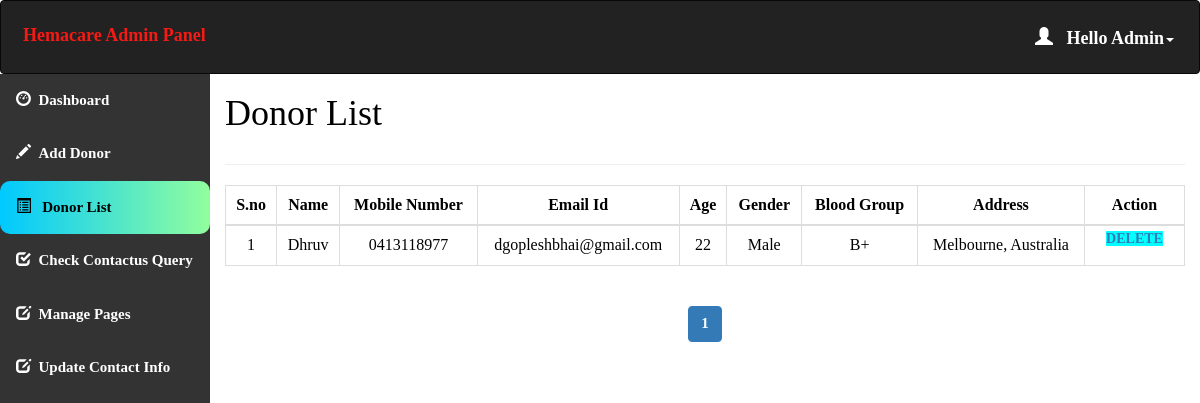
The page /admin/donor_list.php (signed in) on the database its author committed.
### tables this page shows
CREATE TABLE `donor_details` (
  `donor_id` int(11) NOT NULL,
  `donor_name` varchar(50) NOT NULL,
  `donor_number` varchar(10) NOT NULL,
  `donor_mail` varchar(50) DEFAULT NULL,
  `donor_age` int(60) NOT NULL,
  `donor_gender` varchar(10) NOT NULL,
  `donor_blood` varchar(10) NOT NULL,
  `donor_address` varchar(100) NOT NULL
);

CREATE TABLE `blood` (
  `blood_id` int(11) NOT NULL,
  `blood_group` varchar(10) NOT NULL
);

### admin/donor_list.php (the view, shortened to what this page needs)
<html>
<head>
  <link rel="stylesheet" href="https://maxcdn.bootstrapcdn.com/bootstrap/3.4.1/css/bootstrap.min.css">
</head>
<?php
include 'conn.php';
  if (isset($_SESSION['loggedin']) && $_SESSION['loggedin'] == true) {
  ?>
<body style="color:black">
<div id="header">
<?php include 'header.php';
?>
</div>
<div id="sidebar">
<?php $active="list"; include 'sidebar.php'; ?>
</div>
<div id="content" >
  <div class="content-wrapper">
    <div class="container-fluid">
      <div class="row">
        <div class="col-md-12 lg-12 sm-12">
          <h1 class="page-title">Donor List</h1>
        </div>
      </div>
      <hr>
      <?php
        include 'conn.php';
        $limit = 10;
        if(isset($_GET['page'])){
          $page = $_GET['page'];
        }else{
          $page = 1;
        }
        $offset = ($page - 1) * $limit;
        $count=$offset+1;
        $sql= "select * from donor_details join blood where donor_details.donor_blood=blood.blood_id LIMIT {$offset},{$limit}";
        $result=mysqli_query($conn,$sql);
        if(mysqli_num_rows($result)>0)   {
       ?>
       <div class="table-responsive">
      <table class="table table-bordered" style="text-align:center">
          <thead style="text-align:center">
          <th style="text-align:center">S.no</th>
          <th style="text-align:center">Name</th>
          <th style="text-align:center">Mobile Number</th>
          <th style="text-align:center">Email Id</th>
          <th style="text-align:center">Age</th>
          <th style="text-align:center">Gender</th>
          <th style="text-align:center">Blood Group</th>
          <th style="text-align:center">Address</th>
          <th style="text-align:center">Action</th>
          </thead>
          <tbody>
            <?php
            while($row = mysqli_fetch_assoc($result)) { ?>
          <tr>
                  <td><?php echo $count++; ?></td>
                  <td><?php echo $row['donor_name']; ?></td>
                  <td><?php echo $row['donor_number']; ?></td>
                  <td><?php echo $row['donor_mail']; ?></td>
                  <td><?php echo $row['donor_age']; ?></td>
                  <td><?php echo $row['donor_gender']; ?></td>
                    <td><?php echo $row['blood_group']; ?></td>
                    <td><?php echo $row['donor_address']; ?></td>
                    <td id="he" style="width:100px">
                    <a style="background-color:aqua" href='delete.php?id=<?php echo $row['donor_id']; ?>'> Delete </a>
                </td>
              </tr>
            <?php } ?>
          </tbody>
      </table>
    </div>
    <?php } ?>
<div class="table-responsive"style="text-align:center;align:center">
    <?php
    $sql1 = "SELECT * FROM donor_details";
    $result1 = mysqli_query($conn, $sql1) or die("Query Failed.");
    if(mysqli_num_rows($result1) > 0){
      $total_records = mysqli_num_rows($result1);
      $total_page = ceil($total_records / $limit);
      echo '<ul class="pagination admin-pagination">';
      for($i = 1; $i <= $total_page; $i++){
        if($i == $page){
          $active = "active";
        }else{
          $active = "";
        }
        echo '<li class="'.$active.'"><a href="donor_list.php?page='.$i.'">'.$i.'</a></li>';
      }
      echo '</ul>';
    }
    ?>
  </div>
  </div>
</div>
</div>
   <?php }
    ?>
</body>
</html>

### admin/header.php (shortened to what this page needs)
<!DOCTYPE html>
<html>
<head>
  <link rel="stylesheet" href="https://maxcdn.bootstrapcdn.com/bootstrap/3.4.1/css/bootstrap.min.css">
</head>
<body>
<nav class="navbar navbar-inverse">
  <div class="container-fluid">
    <div class="navbar-header">
      <a class="navbar-brand" id="qq" href="dashboard.php" style="color:#F51A14;">Hemacare Admin Panel</a>
    </div>
    <ul class="nav navbar-nav navbar-right">
      <li class="dropdown"><a class="dropdown-toggle" id="qw" data-toggle="dropdown" href="#" style="font-weight:bold;color:white "> <span class="glyphicon glyphicon-user"></span>&nbsp&nbsp
        <?php
        include 'conn.php';
        $username=$_SESSION['username'];
        $sql="select * from admin_info where admin_username='$username'";
        $result=mysqli_query($conn,$sql) or die("query failed.");
        $row=mysqli_fetch_assoc($result);
        echo "Hello ".$row['admin_name'];
       ?><span class="caret"></span></a>
    </li>
    </ul>
  </div>
</nav>
</body></html>

### admin/donor_list.php (style rules this page uses)
#sidebar { position:relative;margin-top:-20px }
#content { position:relative;margin-left:210px }
#he { font-size: 14px; font-weight: 600; text-transform: uppercase; padding: 3px 7px; color: #fff; text-decoration: none; border-radius: 3px; align:center }

### admin/header.php (style rules this page uses)
.navbar { background-color: #333333 ; padding: 10px 10px; color:#FF0404 ; }
.navbar a { float: left; color: white; text-align: center; padding: 12px; text-decoration: none; font-size: 18px; line-height: 25px; }
.navbar-brand { font-size: 25px; font-weight: bold; }
.navbar a { float: none; display: block; text-align: left; }
.navbar-right { float: none; }

### admin/sidebar.php (style rules this page uses)
body { margin: 0; font-family: 'Averia Gruesa Libre';font-size: 15px; color:#F8F9F9; }

### rows shown on the page
donor_details: donor_name "Dhruv", donor_number "0413118977", donor_mail "dgopleshbhai@gmail.com", donor_age "22", donor_gender "Male", blood.blood_group "B+", donor_address "Melbourne, Australia"

### other values the page prints
$row['admin_name'] "Admin"
